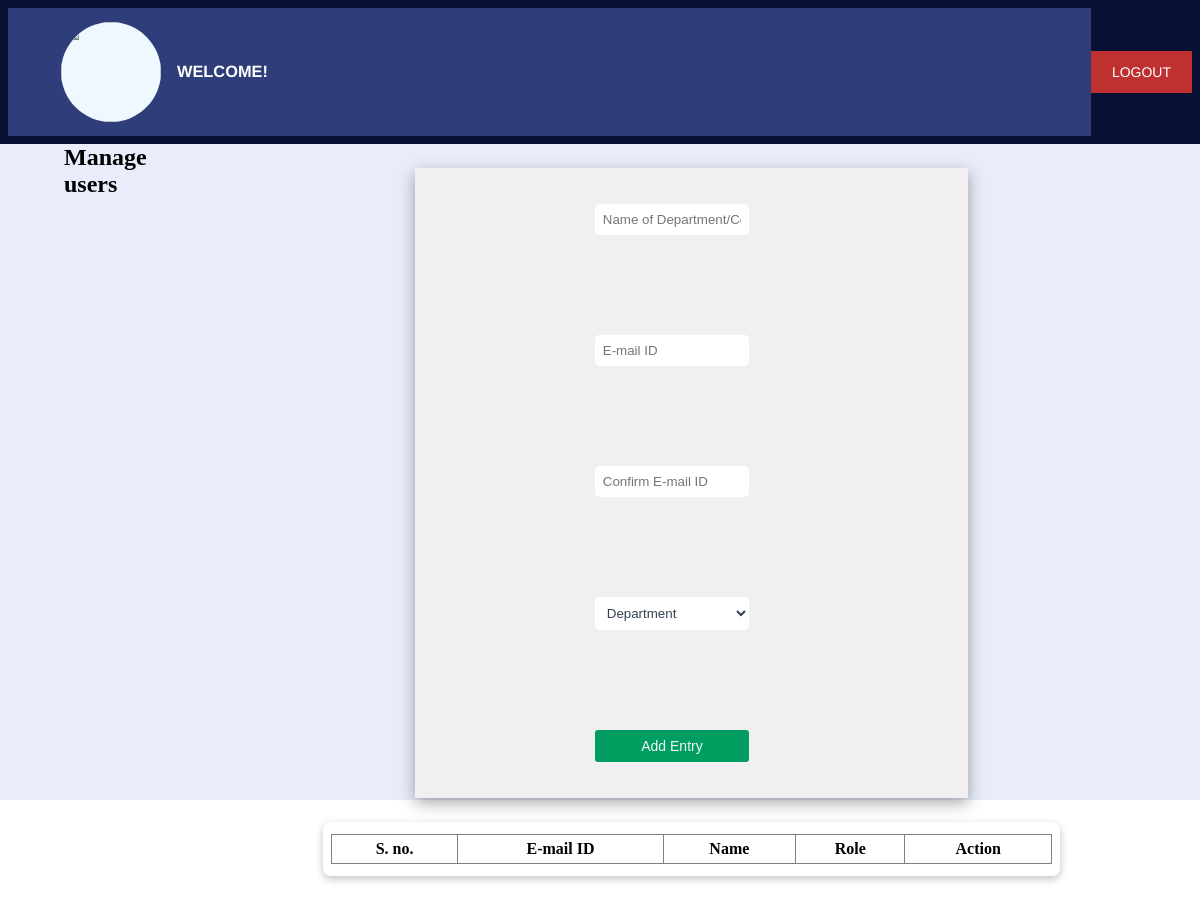
The page /users.php on the database as committed earlier.
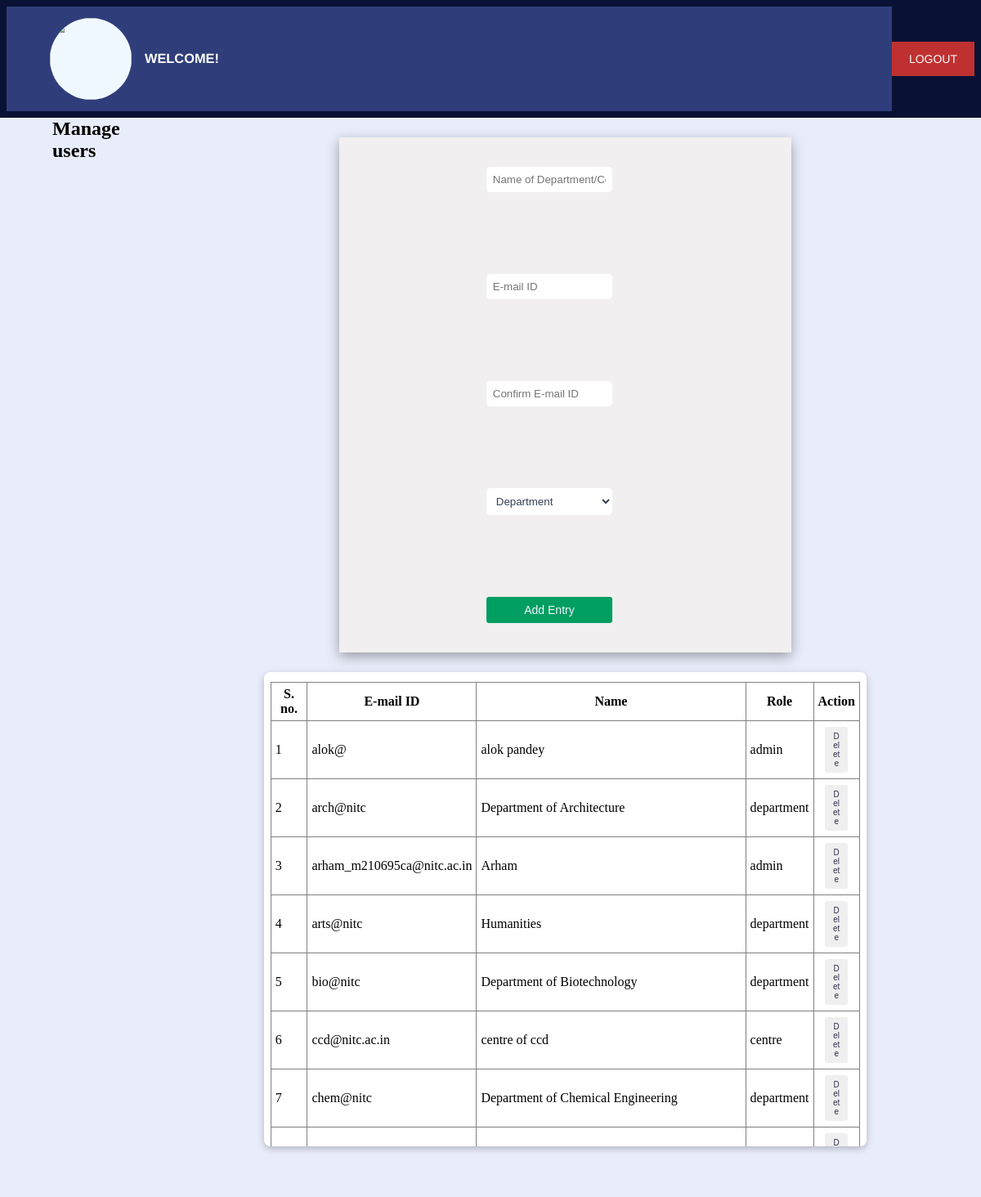
The same page on the database as committed later.
### tables this page shows
CREATE TABLE `entity` (
  `id` varchar(80) NOT NULL,
  `name` varchar(120) NOT NULL,
  `role` varchar(20) NOT NULL
);

### users.php (the view, shortened to what this page needs)
<?php
if (empty($_SESSION['access_token'])) {
    $fname = "Welcome! ";
    $lname = $_GET["user"];
    $pic = "./asset/nitc_logo_icon.svg";
} else {
    $fname = $_SESSION["first_name"];
    $lname = $_SESSION['last_name'];
    $pic = $_SESSION['profile_picture'];
}
?>
<!DOCTYPE html>
<html>
<head>
    <link href="./styles/forms.css" type="text/css" rel="stylesheet">
</head>
<body>
    <div class="container">
        <?php
        echo '<div class="user_strip">
                <a href="../dashboard.php?user=' . $lname . '" class="user_to_dash">
                    <div class="user">
                        <img src="' . $pic . '" class="user_image" />
                        <h3>' . $fname . ' ' . $lname . '</h3>
                    </div>
                </a>
                <div class="logout_btn_holder">
                    <a href="./logout.php" class="">
                        <button class="logout_btn">Logout</button>
                    </a>
                </div  >
            </div>';
        ?>
        <div class="subcontainer">
            <h2>Manage users</h2>
            <div class="content_container">
                <div class="left_container">
                    <div class="form_container">
                        <form id="myForm" action="" method="post" onsubmit="return validateForm();" class="form_field">
                            <input type="text" name="name" placeholder="Name of Department/Centre" class="input-fields"><br><br>
                            <input type="text" name="email" placeholder="E-mail ID" class="input-fields"><br><br>
                            <input type="text" name="Cemail" placeholder="Confirm E-mail ID" class="input-fields"><br><br>
                            <select name="role" class="input-fields">
                                <option value="department">Department</option>
                            </select><br><br>
                            <input type="submit" class="submit-button" value="Add Entry">
                        </form>
                    </div>
                </div>
                <div class="table_container">
                    <?php
                    $con = mysqli_connect('localhost', 'root', '', 'imsdemo');
                    $sql = "SELECT * FROM entity";
                    $rs = mysqli_query($con, $sql);
                    echo '<div class="table_field">';
                    echo '
                    <table border="1">
                    <tr>
                        <th class="box">S. no.</th>
                        <th class="box">E-mail ID</th>
                        <th class="box">Name</th>
                        <th class="box">Role</th>
                        <th class="box">Action</th>
                    </tr>';
                    $count = 1;
                    while ($row = mysqli_fetch_assoc($rs)) {
                        $email = $row['id'];
                        $name = $row['name'];
                        $role = $row['role'];
                        echo '<tr>
                            <td class="box sn">' . $count . '</td>
                            <td class="box name">' . $email . '</td>
                            <td class="box services">' . $name . '</td>
                            <td class="box services">' . $role . '</td>
                            <td class="box button_box btn"><button class="delete_btn" data-id="' . $email . '">Delete</button></td>
                        </tr>';
                        $count++;
                    }
                    echo '</table>
                </div>';
                    ?>
                </div>
            </div>
        </div>
    </div>
</body>
</html>

### styles/forms.css (style rules this page uses)
* { padding: 0; margin: 0; box-sizing: border-box; }
.container { height: 100vh; width: 100vw; padding: 0; background-color: #E9EDFB; }
.subcontainer { display: flex; }
h2 { margin-left: 4rem; }
.user_to_dash { width: 100%; appearance: none; background-color: #2f3e7a; border-width: 0px; box-sizing: border-box; color: #fff; cursor: pointer; display: inline-block; font-family: Clarkson, Helvetica, sans-serif; font-size: 14px; font-weight: 500; letter-spacing: 0; line-height: 1em; margin: 0; opacity: 1; outline: 0; padding: 1em 1.5em; position: relative; text-align: center; text-decoration: none; text-rendering: geometricprecision; text-transform: uppercase; transition: opacity 300ms cubic-bezier(.694, 0, 0.335, 1), background-color 100ms cubic-bezier(.694, 0, 0.335, 1), color 100ms cubic-bezier(.694, 0, 0.335, 1); user-select: none; -webkit-user-select: none; touch-action: manipulation; vertical-align: baseline; white-space: nowrap; }
.user_to_dash:before { animation: opacityFallbackOut .5s step-end forwards; backface-visibility: hidden; background-color: #344487; clip-path: polygon(-1% 0, 0 0, -25% 100%, -1% 100%); content: ""; height: 100%; left: 0; position: absolute; top: 0; transform: translateZ(0); transition: clip-path .5s cubic-bezier(.165, 0.84, 0.44, 1), -webkit-clip-path .5s cubic-bezier(.165, 0.84, 0.44, 1); width: 100%; }
.user_to_dash:after { background-color: #FFFFFF; }
.user_strip { background-color: #091235; color: aliceblue; display: flex; align-items: center; justify-content: space-between; padding: 8px; }
.user { display: flex; align-items: center; margin-left: 2rem; gap: 16px; }
.user_image { width: 100px; height: 100px; border-radius: 100%; background-color: aliceblue; }
.logout_btn { width: 100%; appearance: none; background-color: #BF3131; border-width: 0px; box-sizing: border-box; color: #fff; cursor: pointer; display: inline-block; font-family: Clarkson, Helvetica, sans-serif; font-size: 14px; font-weight: 500; letter-spacing: 0; line-height: 1em; margin: 0; opacity: 1; outline: 0; padding: 1em 1.5em; position: relative; text-align: center; text-decoration: none; text-rendering: geometricprecision; text-transform: uppercase; transition: opacity 300ms cubic-bezier(.694, 0, 0.335, 1), background-color 100ms cubic-bezier(.694, 0, 0.335, 1), color 100ms cubic-bezier(.694, 0, 0.335, 1); user-select: none; -webkit-user-select: none; touch-action: manipulation; vertical-align: baseline; white-space: nowrap; }
.logout_btn:before { animation: opacityFallbackOut .5s step-end forwards; backface-visibility: hidden; background-color: #B80000; clip-path: polygon(-1% 0, 0 0, -25% 100%, -1% 100%); content: ""; height: 100%; left: 0; position: absolute; top: 0; transform: translateZ(0); transition: clip-path .5s cubic-bezier(.165, 0.84, 0.44, 1), -webkit-clip-path .5s cubic-bezier(.165, 0.84, 0.44, 1); width: 100%; }
.logout_btn:after { background-color: #FFFFFF; }
.content_container { width: 100%; padding: 24px 48px; display: flex; flex-direction: column; align-items: center; gap: 1.5rem; }
.left_container { width: 60%; background-color: #F1EFEF; box-shadow: rgba(0, 0, 0, 0.35) 0px 5px 15px; padding: 36px 24px; display: flex; align-items: center; justify-content: center; }
.input-fields { width: 100%; padding: 8px; border-radius: 0.3rem; border: none; background-color: white; color: rgb(51 65 85); transition: all; transition-duration: 150ms; }
.form_field { display: flex; flex-direction: column; gap: 2rem; width: 80%; }
.submit-button { font-size: 14px; width: 100%; padding: 8px 0px; border: none; border-radius: 0.2rem; color: aliceblue; cursor: pointer; transition: all; transition-duration: 150ms; background-color: #009E60; }
.table_container { display: flex; flex-direction: column; width: 80%; justify-content: start; background-color: #F1EFEF; border-radius: 0.5em; max-height: 580px; overflow: scroll; box-shadow: rgba(0, 0, 0, 0.24) 0px 3px 8px; }
.table_field { background-color: white; width: 100%; height: 100%; padding: 12px 8px; }
table { width: 100%; border-collapse: collapse; table-layout: auto; }
.box { padding: 5px; word-wrap: break-word; }
.name, .entity, .s_date, .e_date, .qual { text-wrap: nowrap; }
.button_box { text-align: center; }
.delete_btn { width: 28px; font-size: 10px; padding: 6px 8px; margin: 2px; border: none; border-radius: 0.2rem; color: #31304D; cursor: pointer; transition: all; transition-duration: 150ms; }

Rows that differ between the two databases and show on the page:
added entity: id "alok@", name "alok pandey", role "admin"
added entity: id "arch@nitc", name "Department of Architecture", role "department"
added entity: id "arham_m210695ca@nitc.ac.in", name "Arham", role "admin"
added entity: id "arts@nitc", name "Humanities", role "department"
added entity: id "bio@nitc", name "Department of Biotechnology", role "department"
added entity: id "ccd@nitc.ac.in", name "centre of ccd", role "centre"
added entity: id "chem@nitc", name "Department of Chemical Engineering", role "department"
